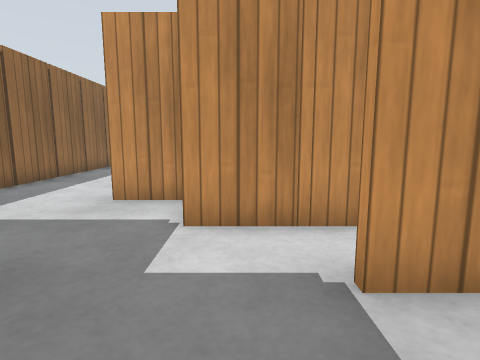
View 1 (above)

24 first-person views from a walk through a world built for the Gazebo simulator. The camera is 0.68 m above the floor, tilts 8° down and sees 80° across. The floor is counted in squares, 0.5 m on a side. Each view is taken from the middle of a square. On the plan, view 1 faces up. The plan holds only what a view shows up to about 13 squares ahead; the rest is blank. Simple patterns stand in for the simulator's built-in surfaces.

View 2
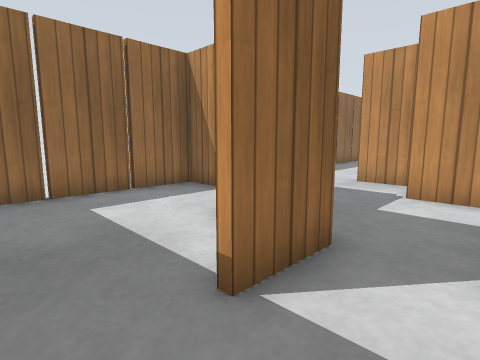

View 3
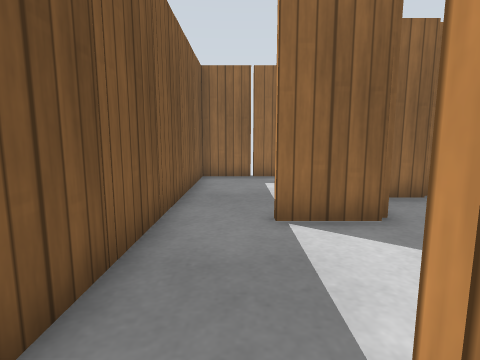

View 4
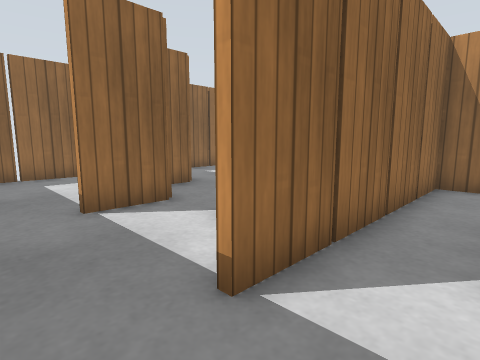

View 5
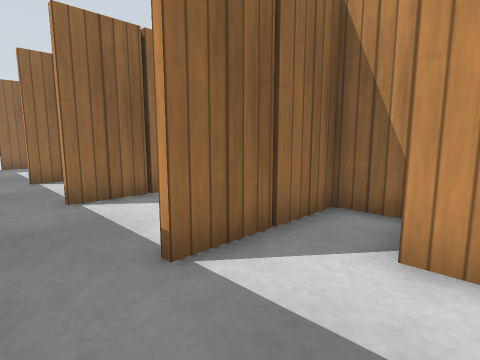

View 6
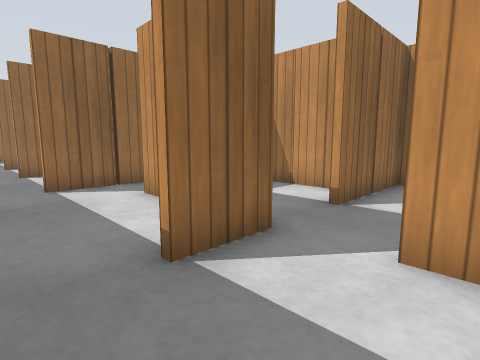

View 7
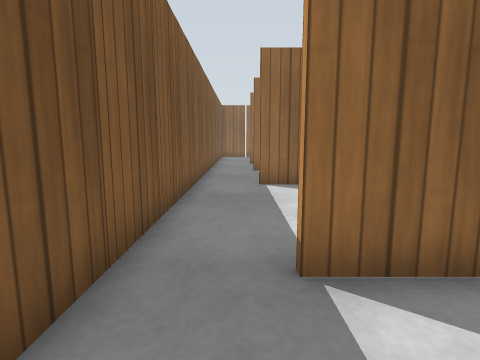

View 8
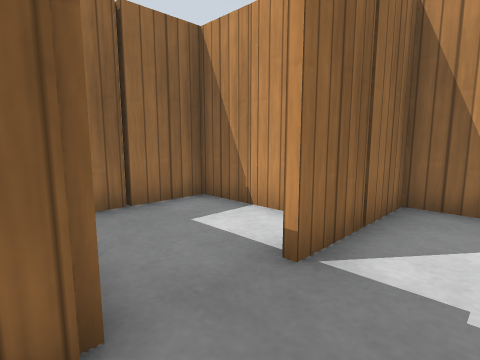

View 9
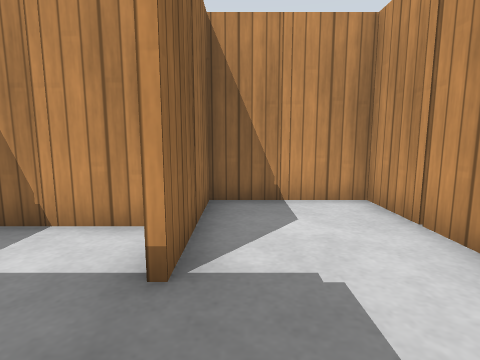

View 10
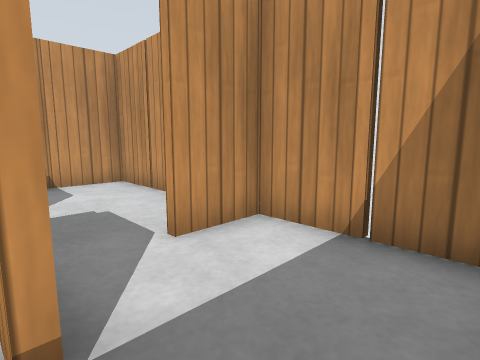

View 11
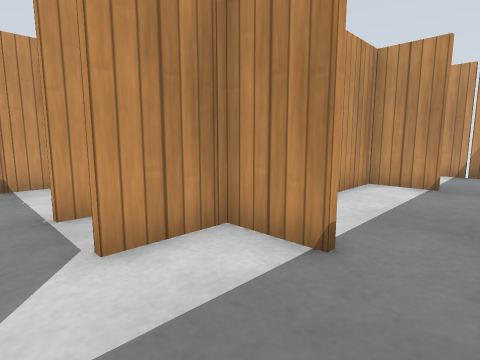

View 12
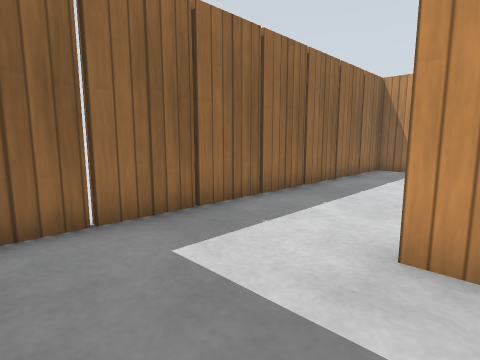

View 13
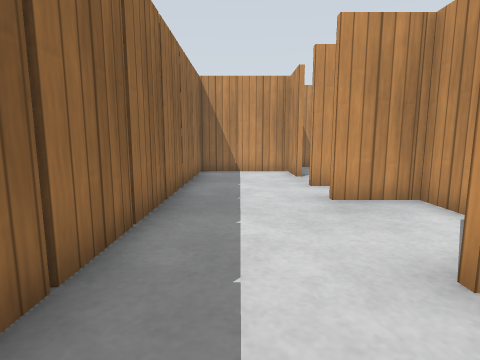

View 14
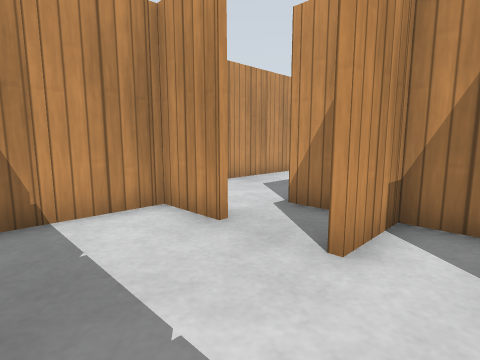

View 15
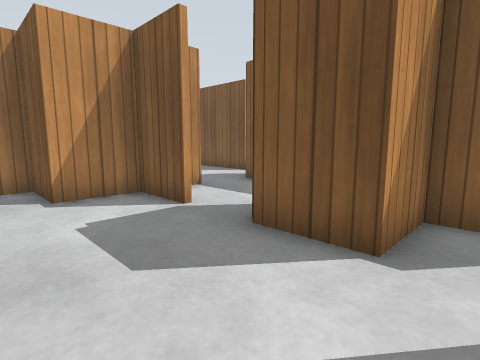

View 16
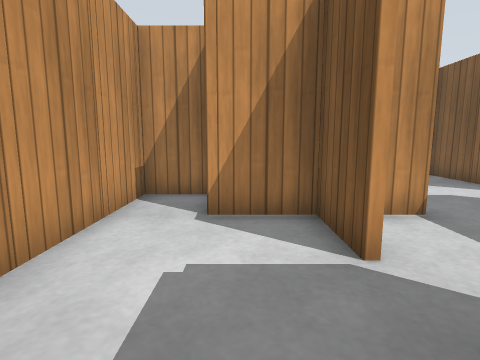

View 17
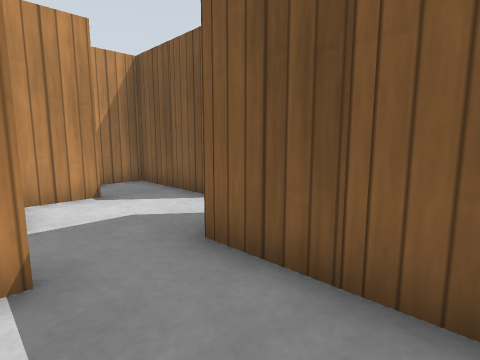

View 18
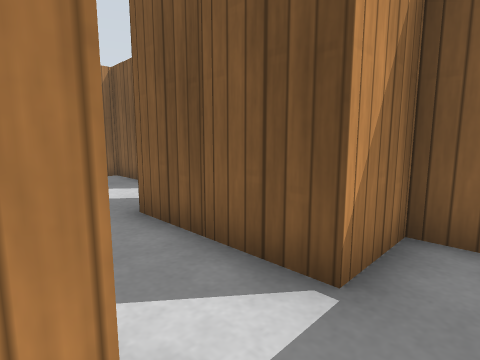

View 19
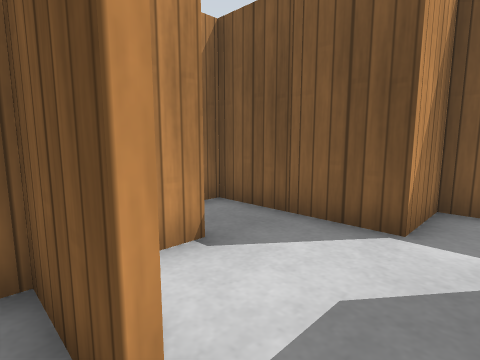

View 20
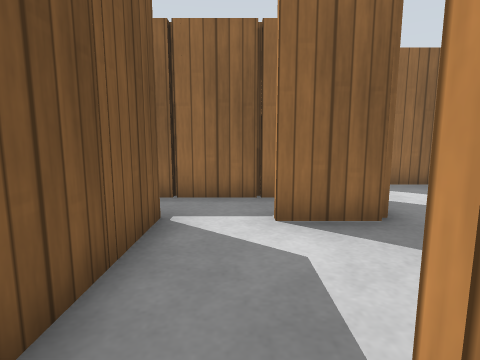

View 21
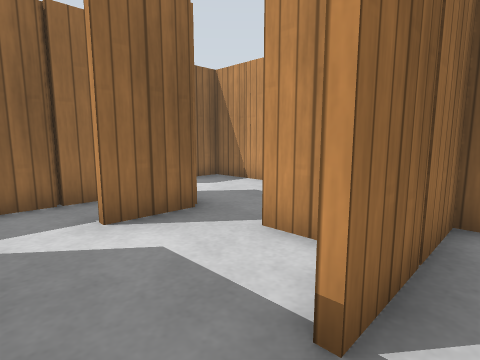

View 22
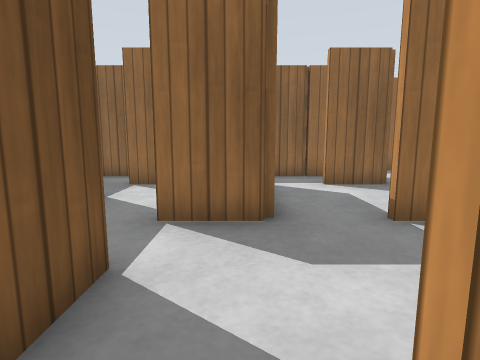

View 23
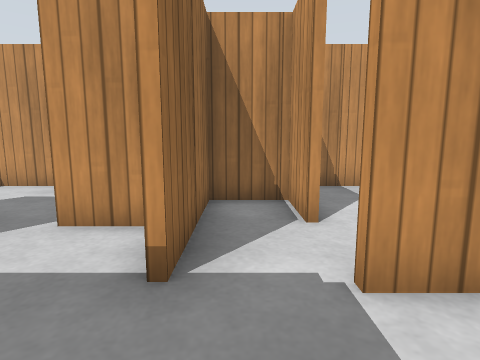

View 24
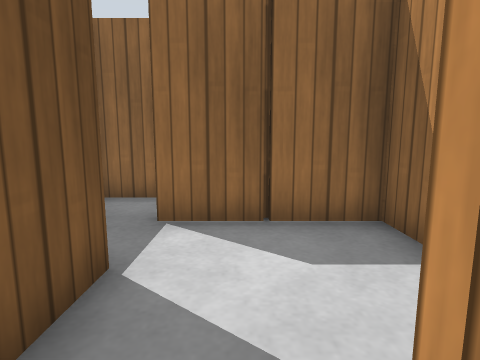

### Floor plan
Points are (right, up) in squares from view 1. A wall is a line through its corners. A room is listed if a view was taken in it or the views show most of it. See-through windows are left out.
Room 1 (views 1, 2, 3, 4, 5, 6, 7, 8, 9, 10, 11, 12, 13, 14, 15, 16, 18)
walls: (1.9, 4.4) (1.4, 4.4); (4.2, 6.4) (3.3, 6.4) (3.3, 5.4); (0.5, 4.4) (-1, 4.4); (2.1, 2.4) (1, 2.4); (5.9, 6.4) (5.4, 6.4); (-0.7, 5.6) (-0.7, 4.8); (5.8, 2.4) (5, 2.4); (-1.4, 6.4) (-3, 6.4); (1.1, 9.5) (1.1, 10.6); (3.3, -0.5) (3.3, -1.5); (-0.9, 9) (-0.9, 9.5); (6.5, 0.4) (5, 0.4); (-0.7, 0.5) (-0.7, -1.5); (8.6, 2.4) (7.5, 2.4); (7.3, -0.5) (7.3, -1.5); (-1.5, 10.4) (-3, 10.4); (10.6, 4.4) (9.3, 4.4) (9.3, 3.4); (7.1, -1.5) (7.1, -0.5); (9.9, 0.4) (9, 0.4); (-1.5, 12.4) (-3, 12.4); (-5.4, 2.4) (-6.7, 2.4) (-6.7, -3.4) (14.5, -3.4); (-0.9, 13.5) (-0.9, 14.6) (1, 14.6); (12.5, 4.4) (11.5, 4.4); (3, 14.6) (4.5, 14.6); (13.3, 3.5) (13.3, 2.5); (12.5, 0.4) (11.4, 0.4); (5.1, 15.5) (5.1, 16.6); (-2.9, 14.5) (-2.9, 15.5); (14.5, 6.4) (13.3, 6.4); (13.3, -0.5) (13.3, -1.5); (13.1, -1.5) (13.1, -0.5); (-3.5, 16.4) (-4.6, 16.4); (2.5, 18.4) (1.4, 18.4); (4.5, 18.4) (3.4, 18.4); (0.5, 18.4) (-0.5, 18.4); (16.9, 3.4) (16.9, 4.5); (-1.4, 18.4) (-2.5, 18.4); (-5.4, 16.4) (-6.7, 16.4) (-6.7, 3.2); (16.5, 0.4) (15, 0.4); (16.9, -2.8) (16.9, -1.5)
low walls: (1.1, 12.5) (1.1, 13)
ways out: opening at (1, 12) to room 2; opening at (2, 8) to room 2; opening at (2.5, 15) to room 2; opening at (5.5, 18.5); opening at (16, 6.5)
objects: wooden post (-7, -1); wooden post (-7, 1); wooden post (-7, 5); wooden post (-7, 7); wooden post (-7, 9); wooden post (-7, 11); wooden post (-7, 13); wooden post (-7, 15); other object (-5, -4); wooden post (-5, 17); wooden post (-3, -4); wooden post (-3, 2); wooden post (-3, 16); wooden post (-3, 17); wooden post (-1, -4); wooden post (-1, 0); wooden post (-1, 10); wooden post (-1, 11); wooden post (-1, 12); wooden post (-1, 13); wooden post (-1, 19); wooden post (1, -4); wooden post (1, 5); wooden post (1, 8); wooden post (1, 9); wooden post (1, 19); other object (3, -4); wooden post (3, 1); wooden post (3, 3); wooden post (3, 5); wooden post (3, 19); other object (5, -4); other object (7, -4); wooden post (7, 0); wooden post (7, 1); wooden post (7, 6); wooden post (7, 7); wooden post (9, -4); wooden post (9, 2); wooden post (9, 3); wooden post (11, -4); wooden post (11, 1); wooden post (13, -4); wooden post (13, 0); wooden post (13, 5); wooden post (17, -1); wooden post (17, 5)
Room 2 (views 17, 19, 20, 21, 23, 24)
walls: (5.1, 12.5) (5.1, 13.4); (5.3, 13.5) (5.3, 12.5); (2.5, 10.4) (1.3, 10.4) (1.3, 9.4); (4.5, 14.4) (3, 14.4); (5.3, 9.6) (5.3, 8.5); (7, 12.6) (8.5, 12.6); (1.3, 13.5) (1.3, 12.5); (1.1, 10.6) (5, 10.6); (7.1, 14.5) (7.1, 15.5); (6.5, 16.4) (5.3, 16.4); (1.3, 7.6) (1.3, 6.5); (7.1, 7.5) (7.1, 8.6); (3, 6.6) (4.5, 6.6)
ways out: opening at (1, 12) to room 1; opening at (2, 8) to room 1; opening at (2.5, 15) to room 1; opening at (8, 11) to room 3; opening at (8, 15)
objects: wooden post (1, 14); wooden post (3, 11); wooden post (5, 7); wooden post (5, 10); wooden post (5, 14); wooden post (5, 15)
Room 3 (view 22)
walls: (9.1, 10.5) (9.1, 11.6); (11.1, 9.5) (11.1, 10); (8.1, 12.4) (7, 12.4); (7.1, 8.6) (10.5, 8.6)
ways out: opening at (8, 11) to room 2
objects: wooden post (9, 9); wooden post (9, 12); wooden post (9, 13)

Where each view was taken, in squares from view 1:
view 1: 0 up, 0 right, facing up
view 2: 3 down, 1 right, facing up-left
view 3: 2 down, 4 right, facing left
view 4: 3 down, 5 right, facing up-left
view 5: 3 down, 10 right, facing up-left
view 6: 3 down, 16 right, facing up-left
view 7: 2 down, 16 right, facing left
view 8: 0 up, 15 right, facing up-left
view 9: 0 up, 14 right, facing up
view 10: 3 down, 13 right, facing up-right
view 11: 3 down, 4 right, facing up-right
view 12: 3 up, 2 left, facing up-left
view 13: 4 up, 5 left, facing up
view 14: 11 up, 6 left, facing up-right
view 15: 18 up, 2 left, facing down-right
view 16: 16 up, 0 right, facing right
view 17: 13 up, 2 right, facing down-right
view 18: 13 up, 0 right, facing down-right
view 19: 13 up, 6 right, facing down-right
view 20: 12 up, 6 right, facing left
view 21: 11 up, 6 right, facing up-left
view 22: 10 up, 10 right, facing left
view 23: 10 up, 6 right, facing up
view 24: 8 up, 6 right, facing left
